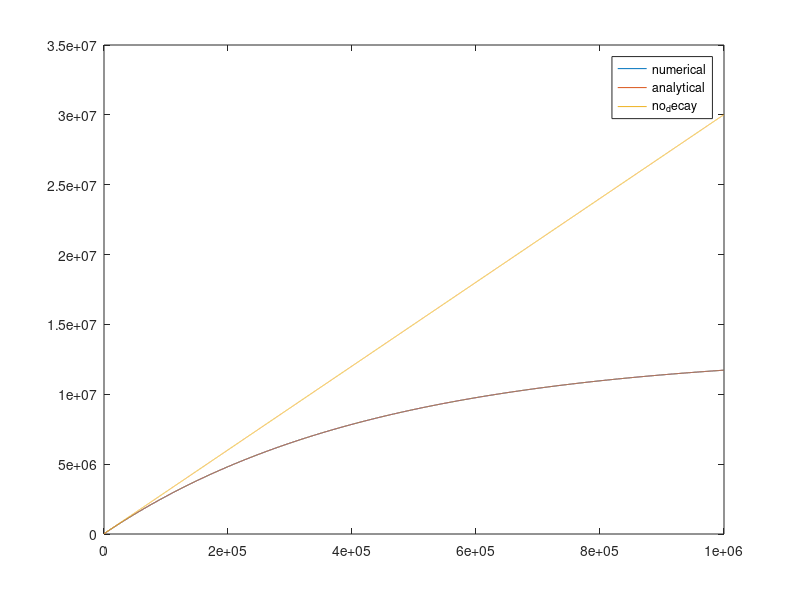

MATLAB code for this plot:
k = 2.3028e-6;

dt = 1e2;
t = 1:dt:1e6;

P = 30;

N0 = 2e4;

Nt = nan(1,length(t)); N_nodecay = Nt;
Nt(1) = N0;  N_nodecay(1) = N0;
for i = 2:length(t)
    Nt(i) = Nt(i-1) + P*dt;
    Nt(i) = Nt(i)*exp(-k*dt);
    
    N_nodecay(i) =  N_nodecay(i-1) + P*dt;
end

% analytical solution
c = N0 - P/k;
Ntana = c .*exp(-k.*t) + P/k;


%% plot
figure()
plot(t,Nt);
hold on
plot(t,Ntana);
plot(t,N_nodecay);
legend("numerical","analytical","no_decay")